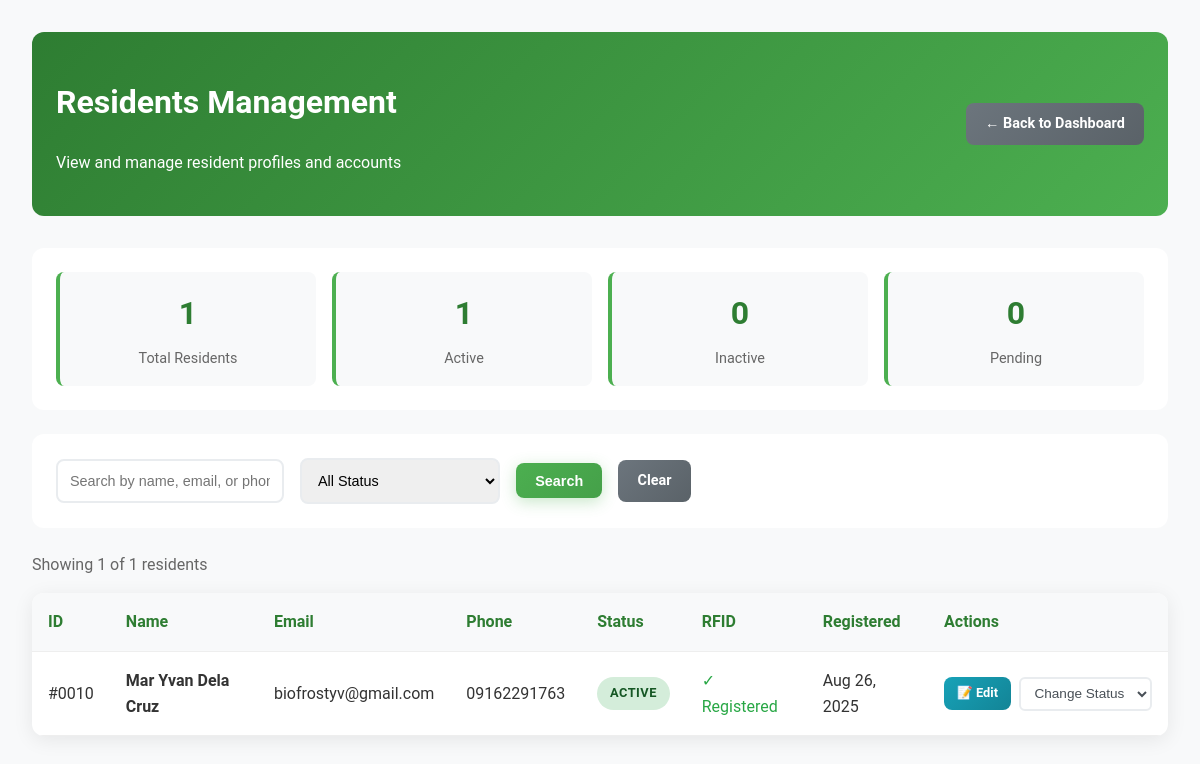
/admin/view-residents.php (signed in), run on an earlier commit of the app's database.
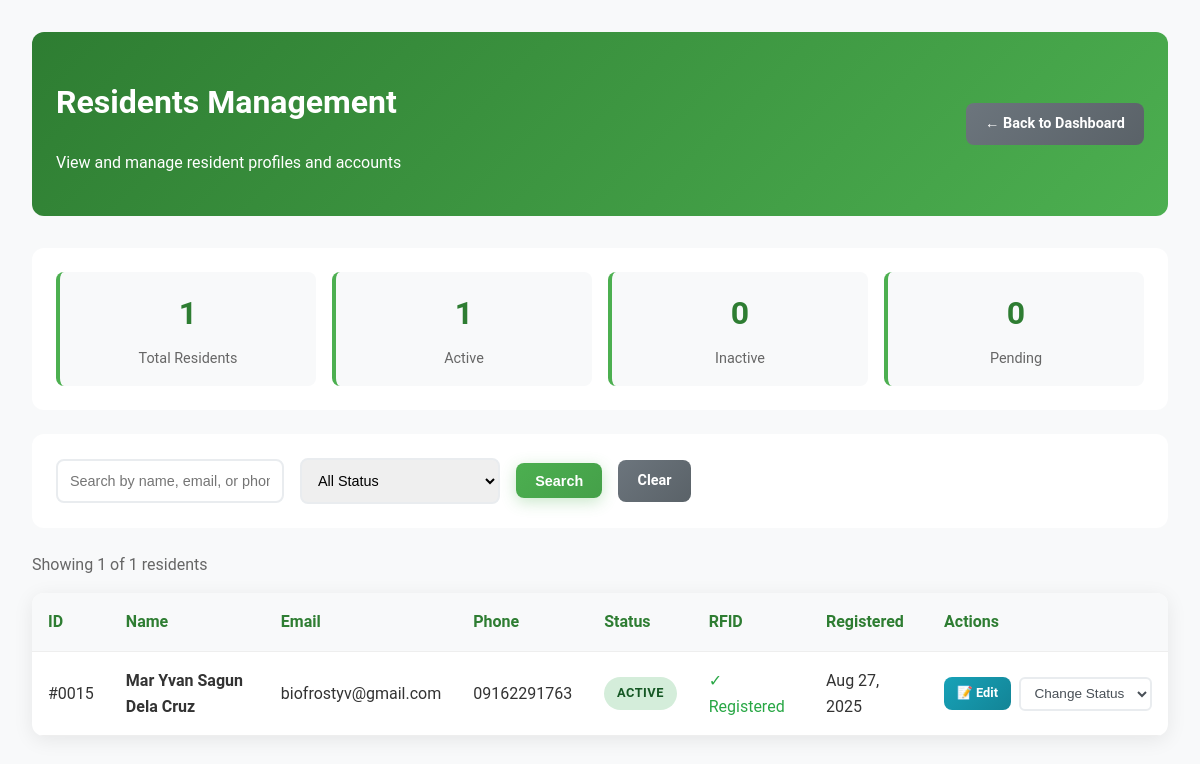
And on a later commit of the database.
### tables this page shows
CREATE TABLE `residents` (
  `id` int(11) NOT NULL,
  `first_name` varchar(100) NOT NULL,
  `middle_name` varchar(100) DEFAULT NULL,
  `last_name` varchar(100) NOT NULL,
  `email` varchar(255) NOT NULL,
  `phone` varchar(20) NOT NULL,
  `password` varchar(255) DEFAULT NULL,
  `address` text NOT NULL,
  `house_number` varchar(20) DEFAULT NULL,
  `barangay` varchar(100) DEFAULT 'Gumaoc East',
  `sitio` varchar(100) DEFAULT 'BLOCK',
  `interviewer` varchar(255) DEFAULT NULL,
  `interviewer_title` varchar(255) DEFAULT NULL,
  `birthdate` date NOT NULL,
  `birth_place` varchar(255) DEFAULT NULL,
  `gender` enum('Male','Female','Other') NOT NULL,
  `civil_status` enum('Single','Married','Widowed','Separated','Divorced') NOT NULL,
  `rfid_code` varchar(50) DEFAULT NULL,
  `rfid` varchar(50) DEFAULT NULL,
  `status` enum('active','inactive','pending') NOT NULL DEFAULT 'active',
  `reset_otp` varchar(6) DEFAULT NULL,
  `otp_expiry` timestamp NULL DEFAULT NULL,
  `created_at` timestamp NOT NULL DEFAULT current_timestamp(),
  `updated_at` timestamp NOT NULL DEFAULT current_timestamp() ON UPDATE current_timestamp(),
  `profile_complete` tinyint(1) DEFAULT 1 COMMENT '1 = Complete Profile, 0 = Incomplete Profile',
  `created_by` int(11) DEFAULT NULL COMMENT 'ID of user who registered this family member',
  `relationship_to_head` varchar(100) DEFAULT NULL COMMENT 'Relationship to head of family'
);

### admin/view-residents.php (the view, shortened to what the changed rows need)
<?php
require_once '../includes/db_connect.php';
$page = max(1, (int)($_GET['page'] ?? 1));
$per_page = 15;
$offset = ($page - 1) * $per_page;
$where_conditions = [];
$params = [];
$where_clause = $where_conditions ? "WHERE " . implode(" AND ", $where_conditions) : "";
$sql = "SELECT * FROM residents $where_clause ORDER BY created_at DESC LIMIT $per_page OFFSET $offset";
$stmt = $pdo->prepare($sql);
$stmt->execute($params);
$residents = $stmt->fetchAll(PDO::FETCH_ASSOC);
?>
<!DOCTYPE html>
<html lang="en">
<head>
    <link rel="stylesheet" href="../css/styles.css">
</head>
<body>
    <div class="admin-container">
        <div class="admin-header">
            <div>
                <h1>Residents Management</h1>
            </div>
        </div>
        <div class="admin-table">
            <table>
                <thead>
                    <tr>
                        <th>ID</th>
                        <th>Name</th>
                        <th>Email</th>
                        <th>Phone</th>
                        <th>Status</th>
                        <th>RFID</th>
                        <th>Registered</th>
                        <th>Actions</th>
                    </tr>
                </thead>
                <tbody>
                    <?php if (empty($residents)): ?>
                    <tr>
                        <td colspan="8" style="text-align: center; padding: 2rem; color: #666;">
                            No residents found matching your criteria.
                        </td>
                    </tr>
                    <?php else: ?>
                    <?php foreach ($residents as $resident): ?>
                    <tr>
                        <td>#<?php echo str_pad($resident['id'], 4, '0', STR_PAD_LEFT); ?></td>
                        <td>
                            <strong>
                                <?php echo htmlspecialchars($resident['first_name'] . ' ' .
                                    ($resident['middle_name'] ? $resident['middle_name'] . ' ' : '') .
                                    $resident['last_name']); ?>
                            </strong>
                        </td>
                        <td><?php echo htmlspecialchars($resident['email']); ?></td>
                        <td><?php echo htmlspecialchars($resident['phone']); ?></td>
                        <td>
                            <span class="status-badge status-<?php echo $resident['status']; ?>">
                                <?php echo ucfirst($resident['status']); ?>
                            </span>
                        </td>
                        <td>
                            <?php if ($resident['rfid_code']): ?>
                                <span style="color: #28a745;">✓ Registered</span>
                            <?php else: ?>
                                <span style="color: #6c757d;">No RFID</span>
                            <?php endif; ?>
                        </td>
                        <td><?php echo date('M j, Y', strtotime($resident['created_at'])); ?></td>
                        <td>
                            <div style="display: flex; gap: 0.5rem; align-items: center;">
                                <a href="edit-resident.php?id=<?php echo $resident['id']; ?>"
                                   class="btn btn-info" style="font-size: 0.8rem; padding: 0.4rem 0.8rem;">
                                    📝 Edit
                                </a>
                                <form method="POST" style="margin: 0;">
                                    <select name="status" class="action-select" onchange="this.form.submit()">
                                        <option value="">Change Status</option>
                                    </select>
                                </form>
                            </div>
                        </td>
                    </tr>
                    <?php endforeach; ?>
                    <?php endif; ?>
                </tbody>
            </table>
        </div>
    </div>
</body>
</html>

What changed in the data, as far as the page shows it:
removed residents: id "0010", first_name+middle_name+last_name "Mar Yvan Dela Cruz", email "biofrostyv@gmail.com", phone "09162291763", status "ACTIVE", rfid_code "✓ Registered", created_at "Aug 26, 2025"
added residents: id "0015", first_name+middle_name+last_name "Mar Yvan Sagun Dela Cruz", email "biofrostyv@gmail.com", phone "09162291763", status "ACTIVE", rfid_code "✓ Registered", created_at "Aug 27, 2025"
